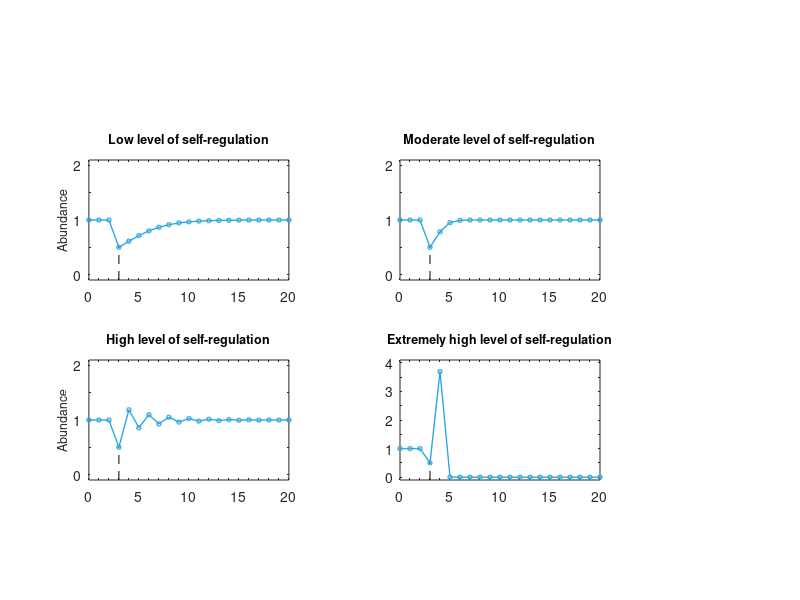

This chart was generated by the following MATLAB code:

% This file can be used to generate Fig. 3c

%% =========================================================
% Single-species Ricker model
%
% Recovery criterion:
%
% D(t) = |x(t) - x*|
%
% Recovery occurs when
%
% D(t) <= 0.005 * D0
%
% and the population remains within this range afterwards.
%
% Here:
% x* = 1
%
% =========================================================

clear all
clc
close all


%% =========================================================
% Common parameters
%% =========================================================

x0 = 1.0;             % equilibrium abundance x*

T = 20;
dt = 1;

steps = T/dt;

time = 0:dt:T;


% ---------------------------------------------------------
% disturbance_index = 4 means:
%
% x(4) corresponds to time = 3
%
% so the disturbance is introduced at t = 3
% ---------------------------------------------------------

disturbance_index = 4;

disturbance_value = 0.5;


% ---------------------------------------------------------
% Recovery criterion
%
% 0.5% = 0.005
% ---------------------------------------------------------

recovery_ratio = 0.005;


%% =========================================================
% s range and theoretical stability
%% =========================================================

s_all_1 = 0:0.01:0.99;

s_all_2 = 1.01:0.01:4.2;

s_all = [s_all_1, s_all_2];

stability_all = -log(abs(1-s_all));


%% =========================================================
% Figure
%% =========================================================

figure

set(gcf,...
    'unit','centimeters',...
    'position',[10 5 18 15]);



%% =========================================================
%% subplot 1
%
% Low self-regulation
%
% s = 0.4
%% =========================================================

subplot(2,2,1)

set(gca,...
    'unit','centimeters',...
    'position',[2 8 4.5 3]);


s = 0.4;

r = s;


%% ---------------------------------------------------------
% Simulation
%% ---------------------------------------------------------

x1 = zeros(1,steps+1);

x1(1) = x0;


for k = 1:steps

    if k == disturbance_index

        x1(k) = disturbance_value;

    end


    x1(k+1) = ...
        x1(k)*exp(r-s*x1(k));

end


%% ---------------------------------------------------------
% Stability
%
% lambda = 1-s
%
% alpha = -log(|lambda|)
%% ---------------------------------------------------------

stab1 = -log(abs(1-s));


%% ---------------------------------------------------------
% Recovery time
%% ---------------------------------------------------------

distance1 = abs(x1-x0);


% initial disturbance magnitude
initial_disturbance1 = ...
    distance1(disturbance_index);


% recovery threshold
threshold1 = ...
    recovery_ratio*initial_disturbance1;


recovery_step1 = NaN;

recovery_time1 = NaN;


for kk = disturbance_index+1:length(x1)

    % First time entering the recovery region
    % AND remaining in the region afterwards

    if all(distance1(kk:end) <= threshold1)

        recovery_step1 = kk;

        recovery_time1 = ...
            time(kk)-time(disturbance_index);

        break

    end

end


fprintf('\n==============================\n')
fprintf('s = %.2f\n',s)
fprintf('Stability = %.4f\n',stab1)
fprintf('Initial disturbance = %.4f\n',initial_disturbance1)
fprintf('Recovery threshold = %.6f\n',threshold1)

if isnan(recovery_time1)

    fprintf('Population did not recover.\n')

else

    fprintf('Recovery time = %.0f generations\n',...
        recovery_time1)

    fprintf('Recovery occurs at t = %.0f\n',...
        time(recovery_step1))

end



%% ---------------------------------------------------------
% Plot
%% ---------------------------------------------------------

hold on


plot(...
    time,...
    x1,...
    '-o',...
    'Color',[46 167 224]/255,...
    'LineWidth',1,...
    'MarkerSize',3);


grid off

box on


xlim([0 20])

ylim([-0.1 2.1])


yticks(0:0.5:2.5)

yticklabels(...
    {'0' '' '1' '' '2' ''});


xticks(0:1:20)

xticklabels(...
    {'0' '' '' '' '' '5' '' '' '' '' ...
     '10' '' '' '' '' '15' '' '' '' '' '20'});



% disturbance
line(...
    [3 3],...
    [-0.1 0.5],...
    'LineStyle','--',...
    'LineWidth',0.5,...
    'Color','k');


ylabel(...
    'Abundance',...
    'fontsize',9);


title(...
    'Low level of self-regulation',...
    'fontsize',9);



%% =========================================================
%% subplot 2
%
% Moderate self-regulation
%
% s = 0.9
%% =========================================================

subplot(2,2,2)

set(gca,...
    'unit','centimeters',...
    'position',[9 8 4.5 3]);


s = 0.9;

r = s;


%% ---------------------------------------------------------
% Simulation
%% ---------------------------------------------------------

x2 = zeros(1,steps+1);

x2(1) = x0;


for k = 1:steps

    if k == disturbance_index

        x2(k) = disturbance_value;

    end


    x2(k+1) = ...
        x2(k)*exp(r-s*x2(k));

end


%% ---------------------------------------------------------
% Stability
%% ---------------------------------------------------------

stab2 = -log(abs(1-s));


%% ---------------------------------------------------------
% Recovery time
%% ---------------------------------------------------------

distance2 = abs(x2-x0);


initial_disturbance2 = ...
    distance2(disturbance_index);


threshold2 = ...
    recovery_ratio*initial_disturbance2;


recovery_step2 = NaN;

recovery_time2 = NaN;


for kk = disturbance_index+1:length(x2)

    if all(distance2(kk:end) <= threshold2)

        recovery_step2 = kk;

        recovery_time2 = ...
            time(kk)-time(disturbance_index);

        break

    end

end


fprintf('\n==============================\n')
fprintf('s = %.2f\n',s)
fprintf('Stability = %.4f\n',stab2)
fprintf('Initial disturbance = %.4f\n',initial_disturbance2)
fprintf('Recovery threshold = %.6f\n',threshold2)

if isnan(recovery_time2)

    fprintf('Population did not recover.\n')

else

    fprintf('Recovery time = %.0f generations\n',...
        recovery_time2)

    fprintf('Recovery occurs at t = %.0f\n',...
        time(recovery_step2))

end



%% ---------------------------------------------------------
% Plot
%% ---------------------------------------------------------

hold on


plot(...
    time,...
    x2,...
    '-o',...
    'Color',[46 167 224]/255,...
    'LineWidth',1,...
    'MarkerSize',3);


grid off

box on


xlim([0 20])

ylim([-0.1 2.1])


yticks(0:0.5:2.5)

yticklabels(...
    {'0' '' '1' '' '2' ''});


xticks(0:1:20)

xticklabels(...
    {'0' '' '' '' '' '5' '' '' '' '' ...
     '10' '' '' '' '' '15' '' '' '' '' '20'});



line(...
    [3 3],...
    [-0.1 0.5],...
    'LineStyle','--',...
    'LineWidth',0.5,...
    'Color','k');


title(...
    'Moderate level of self-regulation',...
    'fontsize',9);



%% =========================================================
%% subplot 3
%
% High self-regulation
%
% s = 1.73
%% =========================================================

subplot(2,2,3)

set(gca,...
    'unit','centimeters',...
    'position',[2 3 4.5 3]);


s = 1.73;

r = s;


%% ---------------------------------------------------------
% Simulation
%% ---------------------------------------------------------

x3 = zeros(1,steps+1);

x3(1) = x0;


for k = 1:steps

    if k == disturbance_index

        x3(k) = disturbance_value;

    end


    x3(k+1) = ...
        x3(k)*exp(r-s*x3(k));

end


%% ---------------------------------------------------------
% Stability
%% ---------------------------------------------------------

stab3 = -log(abs(1-s));


%% ---------------------------------------------------------
% Recovery time
%% ---------------------------------------------------------

distance3 = abs(x3-x0);


initial_disturbance3 = ...
    distance3(disturbance_index);


threshold3 = ...
    recovery_ratio*initial_disturbance3;


recovery_step3 = NaN;

recovery_time3 = NaN;


for kk = disturbance_index+1:length(x3)

    if all(distance3(kk:end) <= threshold3)

        recovery_step3 = kk;

        recovery_time3 = ...
            time(kk)-time(disturbance_index);

        break

    end

end


fprintf('\n==============================\n')
fprintf('s = %.2f\n',s)
fprintf('Stability = %.4f\n',stab3)
fprintf('Initial disturbance = %.4f\n',initial_disturbance3)
fprintf('Recovery threshold = %.6f\n',threshold3)

if isnan(recovery_time3)

    fprintf('Population did not recover.\n')

else

    fprintf('Recovery time = %.0f generations\n',...
        recovery_time3)

    fprintf('Recovery occurs at t = %.0f\n',...
        time(recovery_step3))

end



%% ---------------------------------------------------------
% Plot
%% ---------------------------------------------------------

hold on


plot(...
    time,...
    x3,...
    '-o',...
    'Color',[46 167 224]/255,...
    'LineWidth',1,...
    'MarkerSize',3);


grid off

box on


xlim([0 20])

ylim([-0.1 2.1])


yticks(0:0.5:2.5)

yticklabels(...
    {'0' '' '1' '' '2' ''});


xticks(0:1:20)

xticklabels(...
    {'0' '' '' '' '' '5' '' '' '' '' ...
     '10' '' '' '' '' '15' '' '' '' '' '20'});



line(...
    [3 3],...
    [-0.1 0.5],...
    'LineStyle','--',...
    'LineWidth',0.5,...
    'Color','k');


ylabel(...
    'Abundance',...
    'fontsize',9);


title(...
    'High level of self-regulation',...
    'fontsize',9);



%% =========================================================
%% subplot 4
%
% Extremely high self-regulation
%
% s = 4
%% =========================================================

subplot(2,2,4)

set(gca,...
    'unit','centimeters',...
    'position',[9 3 4.5 3]);


s = 4.0;

r = s;


%% ---------------------------------------------------------
% Simulation
%% ---------------------------------------------------------

x4 = zeros(1,steps+1);

x4(1) = x0;


for k = 1:steps

    if k == disturbance_index

        x4(k) = disturbance_value;

    end


    x4(k+1) = ...
        x4(k)*exp(r-s*x4(k));


    % extinction criterion
    if x4(k+1) < 1e-4

        x4(k+1:end) = 0;

        break

    end

end


%% ---------------------------------------------------------
% Stability
%% ---------------------------------------------------------

stab4 = -log(abs(1-s));


%% ---------------------------------------------------------
% Recovery time
%% ---------------------------------------------------------

distance4 = abs(x4-x0);


initial_disturbance4 = ...
    distance4(disturbance_index);


threshold4 = ...
    recovery_ratio*initial_disturbance4;


recovery_step4 = NaN;

recovery_time4 = NaN;


for kk = disturbance_index+1:length(x4)

    if all(distance4(kk:end) <= threshold4)

        recovery_step4 = kk;

        recovery_time4 = ...
            time(kk)-time(disturbance_index);

        break

    end

end


fprintf('\n==============================\n')
fprintf('s = %.2f\n',s)
fprintf('Stability = %.4f\n',stab4)
fprintf('Initial disturbance = %.4f\n',initial_disturbance4)
fprintf('Recovery threshold = %.6f\n',threshold4)

if isnan(recovery_time4)

    fprintf('Population did not recover.\n')

else

    fprintf('Recovery time = %.0f generations\n',...
        recovery_time4)

    fprintf('Recovery occurs at t = %.0f\n',...
        time(recovery_step4))

end



%% ---------------------------------------------------------
% Plot
%% ---------------------------------------------------------

hold on


plot(...
    time,...
    x4,...
    '-o',...
    'Color',[46 167 224]/255,...
    'LineWidth',1,...
    'MarkerSize',3);


grid off

box on

xlim([0 20])

ylim([-0.1 4.1])


yticks(0:0.5:4)

yticklabels(...
    {'0' '' '1' '' '2' '' '3' '' '4'});


xticks(0:1:20)

xticklabels(...
    {'0' '' '' '' '' '5' '' '' '' '' ...
     '10' '' '' '' '' '15' '' '' '' '' '20'});


line(...
    [3 3],...
    [-0.1 0.5],...
    'LineStyle','--',...
    'LineWidth',0.5,...
    'Color','k');


title(...
    'Extremely high level of self-regulation',...
    'fontsize',9);
